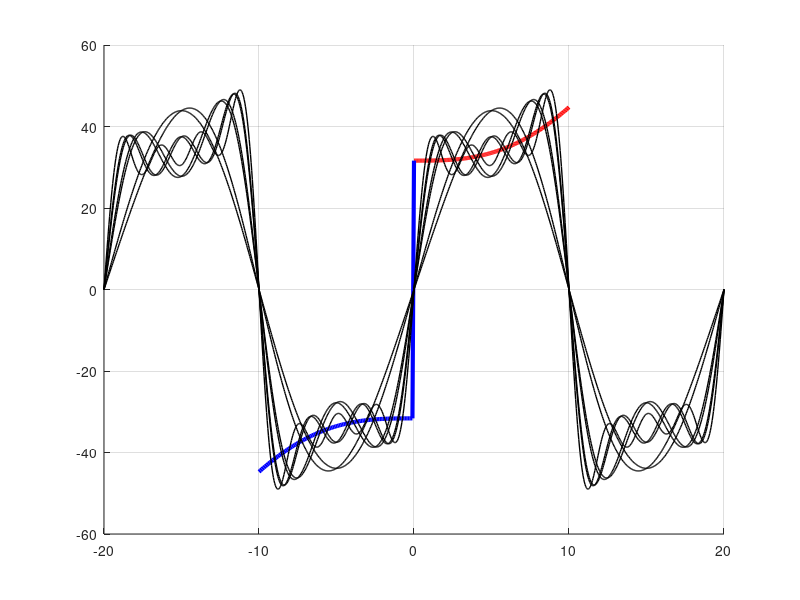
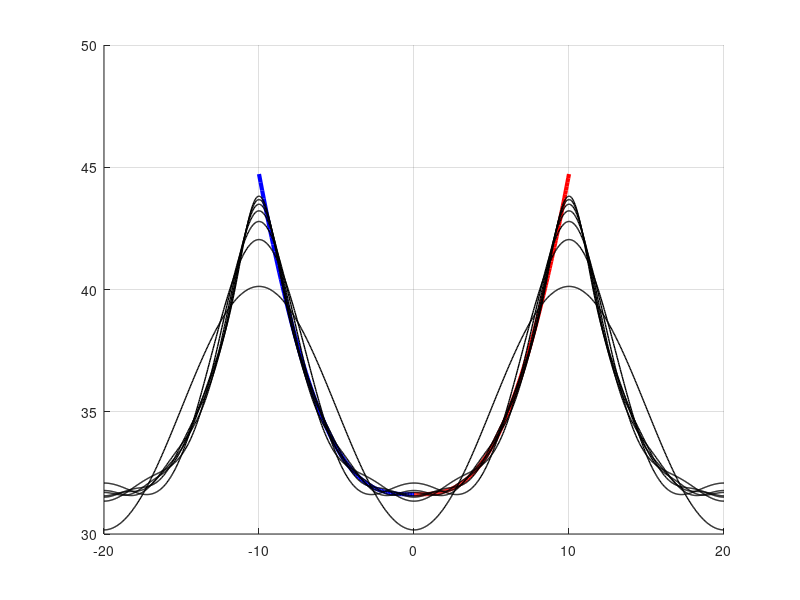
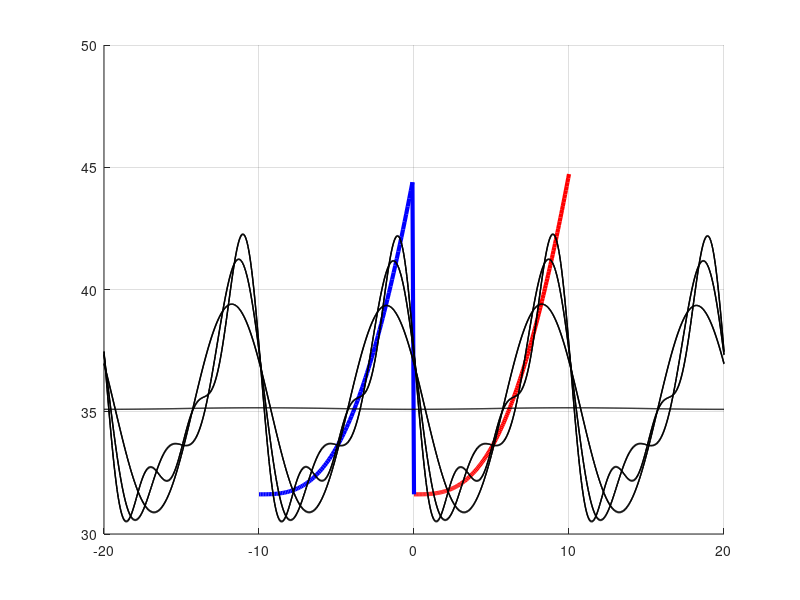

Source code (MATLAB) for these figures, in order:
clear; clc;

integrand = @(t, r, w) ((r.*sin(t) + 6).^2 + (w + 8).^2) .* r;

Ix = integral3(integrand, ...
               0, 2*pi, ...
               0, sqrt(2), ...
               @(t,r) r, ...
               @(t,r) sqrt(4 - r.^2));

fprintf('%.6f\n', Ix);

clear; clc; close all;

f = @(x) sqrt(1000 + x.^3);
L = 10;

x_pos = linspace(0, 10, 201);
x_plot = linspace(-20,20,1000);
N_terms = 7;

f_odd = @(x) (x>=0).*f(x) + (x<0).*(-f(-x));
b = zeros(1,N_terms);
for n = 1:N_terms
    integrand = f(x_pos).*sin(n*pi*x_pos/L);
    b(n) = (2/L)*trapz(x_pos, integrand);
end
sine_series = @(x, N) arrayfun(@(x0) sum( b(1:N) .* sin((1:N)*pi*x0/L) ), x);

figure;
hold on;
plot(x_pos, f(x_pos), 'r-', 'LineWidth', 3);
x_neg = linspace(-10,0,100);
plot(x_neg, f_odd(x_neg), 'b-', 'LineWidth', 3);
for n = 1:N_terms
    series_vals = sine_series(x_plot, n);
    plot(x_plot, series_vals, 'k-', 'LineWidth', 1);
end
xlim([-20,20]);
grid on;
hold off;
saveas(gcf, 'part_a_odd_extension.png');

f_even = @(x) (x>=0).*f(x) + (x<0).*f(-x);
a = zeros(1, N_terms+1);
a(1) = (2/L)*trapz(x_pos, f(x_pos));
for n = 1:N_terms
    integrand = f(x_pos).*cos(n*pi*x_pos/L);
    a(n+1) = (2/L)*trapz(x_pos, integrand);
end
cosine_series = @(x, N) a(1)/2 + arrayfun(@(x0) sum( a(2:N+1) .* cos((1:N)*pi*x0/L) ), x);

figure;
hold on;
plot(x_pos, f(x_pos), 'r-', 'LineWidth', 3);
plot(x_neg, f_even(x_neg), 'b-', 'LineWidth', 3);
for n = 1:N_terms
    series_vals = cosine_series(x_plot, n);
    plot(x_plot, series_vals, 'k-', 'LineWidth', 1);
end
xlim([-20,20]);
grid on;
hold off;
saveas(gcf, 'part_b_even_extension.png');

f_id = @(x) (x>=0).*f(x) + (x<0).*f(x+10);
x_full = linspace(-10,10, 2*201-1);
f_full = f_id(x_full);
a_full = zeros(1, N_terms+1);
b_full = zeros(1, N_terms+1);
a_full(1) = (1/L)*trapz(x_full, f_full);
for n = 1:N_terms
    a_full(n+1) = (1/L)*trapz(x_full, f_full.*cos(n*pi*x_full/L));
    b_full(n+1) = (1/L)*trapz(x_full, f_full.*sin(n*pi*x_full/L));
end
fourier_series = @(x, N) a_full(1)/2 + arrayfun(@(x0) sum( a_full(2:N+1).*cos((1:N)*pi*x0/L) + b_full(2:N+1).*sin((1:N)*pi*x0/L) ), x);

figure;
hold on;
plot(x_pos, f(x_pos), 'r-', 'LineWidth', 3);
plot(x_neg, f_id(x_neg), 'b-', 'LineWidth', 3);
for n = 1:N_terms
    series_vals = fourier_series(x_plot, n);
    plot(x_plot, series_vals, 'k-', 'LineWidth', 1);
end
xlim([-20,20]);
grid on;
hold off;
saveas(gcf, 'part_c_identity_reflection.png');

x = linspace(0, 10, 201);
f = sqrt(1000 + x.^3);
actual_value = sqrt(1000 + 5^3);

bn = zeros(1, N_terms);
for n = 1:N_terms
    integrand = f .* sin(n * pi * x / 10);
    bn(n) = 0.2 * trapz(x, integrand);
end
approx_a = sum(bn .* sin((1:N_terms) * pi * 5 / 10));
error_a = abs(actual_value - approx_a);

a0 = 0.2 * trapz(x, f);
an = zeros(1, N_terms);
for n = 1:N_terms
    integrand = f .* cos(n * pi * x / 10);
    an(n) = 0.2 * trapz(x, integrand);
end
approx_b = a0/2 + sum(an .* cos((1:N_terms) * pi * 5 / 10));
error_b = abs(actual_value - approx_b);

a0_c = (1/5) * trapz(x, f);
an_c = zeros(1, N_terms);
for n = 1:N_terms
    integrand = f .* cos(n * pi * x / 5);
    an_c(n) = (1/5) * trapz(x, integrand);
end
approx_c = a0_c/2 + sum(an_c .* (-1).^(1:N_terms));
error_c = abs(actual_value - approx_c);

disp([error_a, error_b, error_c]);
